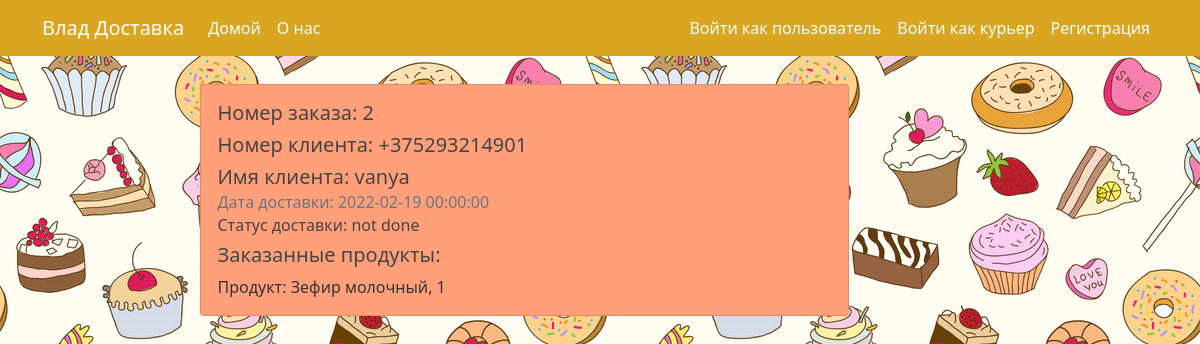
/all_orders/not_done_orders, run on an earlier commit of the app's database.
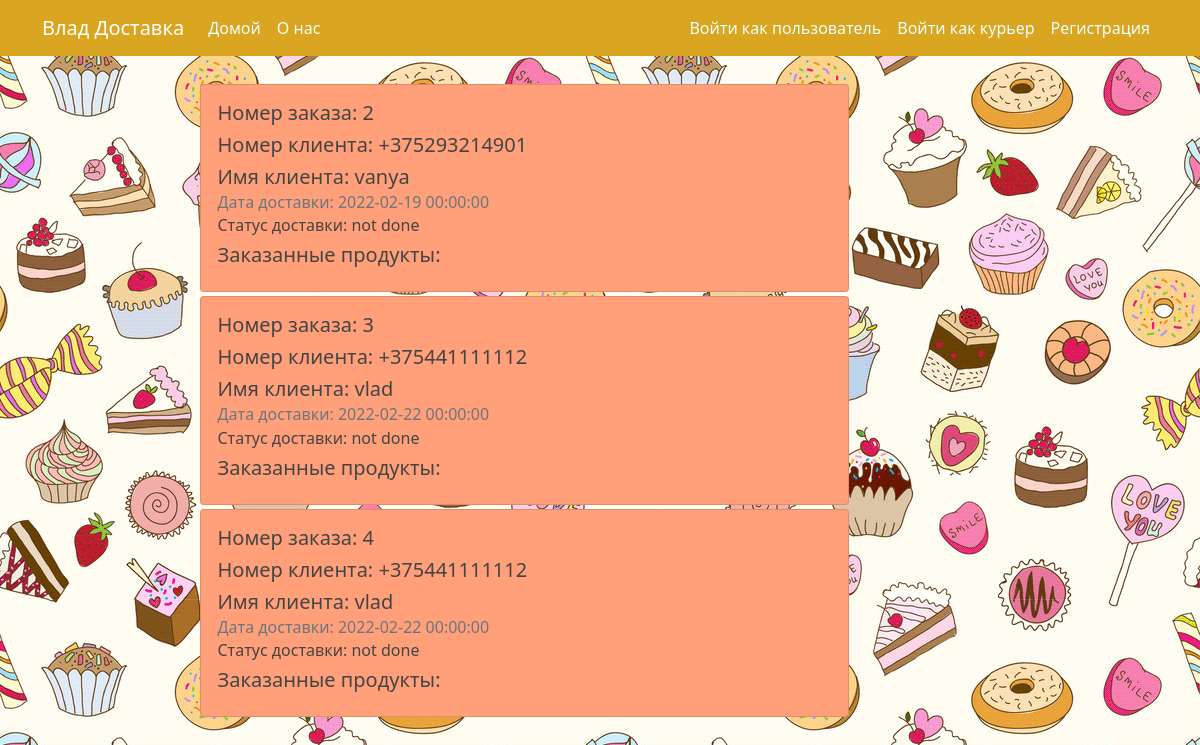
And on a later commit of the database.
### bd_project/models.py (models this page shows, shortened)
class BaseModel(Model):
    id = PrimaryKeyField(unique=True)
    class Meta:
        database = db
        order_by = 'id'

class Order(BaseModel):
    user_id = ForeignKeyField(User, backref='orders', null=False)
    courier_id = ForeignKeyField(Courier, backref='orders', null=True)
    address = CharField(max_length=20, null=False)
    time_creation = DateTimeField(default=datetime.utcnow(), null=False)
    time_of_delivery = DateTimeField(null=False)
    status = CharField(max_length=10, default='not done')
    class Meta:
        db_table = 'Orders'

class User(BaseModel, UserMixin):
    username = CharField(max_length=20, unique=True, null=False)
    email = CharField(max_length=20, unique=True, null=False)
    phone = CharField(max_length=15, unique=True, null=False)
    address = CharField(max_length=20, null=False)
    password = CharField(max_length=60, null=False)
    class Meta:
        db_table = 'Users'

class OrderList(BaseModel):
    order_id = ForeignKeyField(Order, backref='products')
    product_id = ForeignKeyField(Product, backref='orders', null=False)
    amount = IntegerField(null=False)
    class Meta:
        db_table = 'OrderList'

class Product(BaseModel):
    name = CharField(unique=True, null=False)
    price = DoubleField(null=False)
    description = TextField(null=False)
    weight = IntegerField(null=False)
    image = CharField(null=False)
    category = ForeignKeyField(Categories, backref='category')
    class Meta:
        db_table = 'Products'

### bd_project/couriers/routes.py (the view)
@couriers.route('/all_orders/not_done_orders')
def not_done_orders():
    orders = Order.select().where(Order.status == 'not done')
    return render_template('current_orders.html', orders=orders)

### bd_project/templates/current_orders.html (shortened to what this page needs)
{% extends 'layout.html' %}
{% block content %}
<div class="container">
    <div class="row">
        <div class="col-2">
        </div>
        <div class="col-10">
            {% if orders %}
            {% for order in orders %}
            {% if session['courier'] and order.status == 'done' and order.courier_id %}
            <div class="card bg-color-done mt-1" style="width: 100%;">
            {% else %}
            <div class="card bg-color-not-done mt-1" style="width: 100%;">
            {% endif %}
                <div class="card-body">
                    <h5 class="card-title">Номер заказа: {{ order.id }}</h5>
                    <h5 class="card-title">Номер клиента: {{ order.user_id.phone }}</h5>
                    <h5 class="card-title">Имя клиента: {{ order.user_id.username }}</h5>
                    <h6 class="card-subtitle mb-2 text-muted">Дата доставки: {{ order.time_of_delivery }}</h6>
                    <h6 class="card-subtitle mb-2">Статус доставки: {{ order.status }}</h6>
                    <h5>Заказанные продукты:</h5>
                    {% for product in order.products %}
                    <span>Продукт: {{ product.product_id.name }}, {{ product.amount }} </span><br>
                    {% endfor %}
                </div>
            </div>
            {% endfor %}
            {% endif %}
        </div>
    </div>
</div>
{% endblock content %}

What changed in the data, as far as the page shows it:
removed OrderList: product_id.name "Зефир молочный", amount "1", shown under Order "vanya"
added Order: id "3", user_id.phone "+375441111112", user_id.username "vlad", time_of_delivery "2022-02-22 00:00:00", status "not done"
added Order: id "4", user_id.phone "+375441111112", user_id.username "vlad", time_of_delivery "2022-02-22 00:00:00", status "not done"
